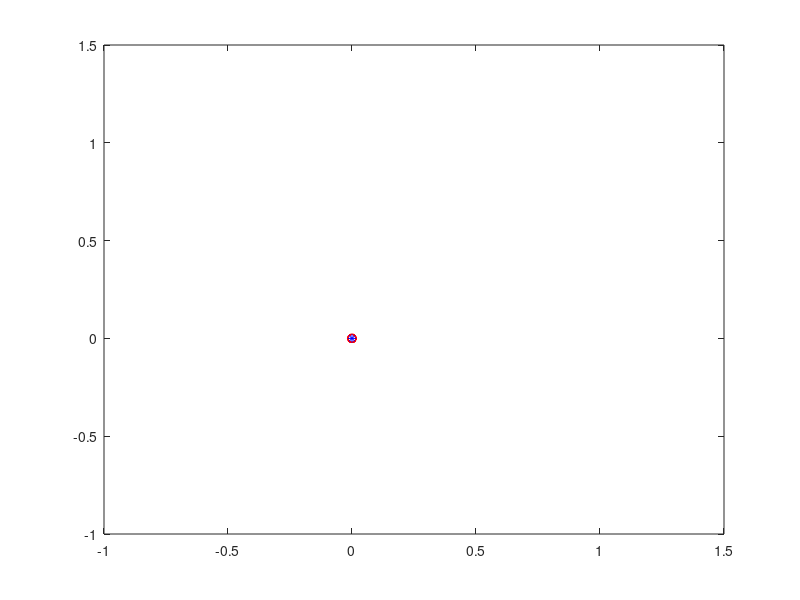

MATLAB code to generate this figure:
TMNH = 10;

enxame = rand(TMNH,2);
velocidade = rand(TMNH,2);
pbest = rand(TMNH,2);
gbest = rand(1,2);
fitness_enxame = zeros(TMNH,1);
fitness_pbest = zeros(TMNH,1);
w = 0.9;


for j=1:50

  for i=1:10
    fitness_enxame(i,1) = enxame(i,1)^2 - 10*cos(2*pi*enxame(i,1)) + enxame(i,2)^2 - 10*cos(2*pi*enxame(i,2));
    fitness_pbest(i,1) = pbest(i,1)^2 - 10*cos(2*pi*pbest(i,1)) + pbest(i,2)^2 - 10*cos(2*pi*pbest(i,2));

    if (fitness_enxame(i,1)<fitness_pbest(i,1))
      pbest(i,:) = enxame(i,:);
    endif
  endfor

  [valor, indice] = min(fitness_pbest);
  fitness_gbest = gbest(1,1)^2 - 10*cos(2*pi*gbest(1,1)) + gbest(1,2)^2 - 10*cos(2*pi*gbest(1,2))

  if (valor < fitness_gbest)
    gbest(1,:) = pbest(indice,:);
  endif

  for i=1:10
   velocidade(i,:) = w*velocidade(i,:) + 2*rand(1,2).*(pbest(i,:)-enxame(i,:)) + 2*rand(1,2).*(gbest(1,:)-enxame(i,:));
  endfor

  for i=1:10
    enxame(i,:) = enxame(i,:) + velocidade(i,:);
  endfor

  
  figure(1); plot(enxame(:,1),enxame(:,2),'ro'); axis([-1,1.5,-1,1.5]);drawnow; hold on;
  figure(1); plot(gbest(:,1),gbest(:,2),'b*'); axis([-1,1.5,-1,1.5]); drawnow; hold off;

  w = w*0.95;

endfor

figure(1); plot(enxame(:,1),enxame(:,2),'ro'); axis([-1,1.5,-1,1.5]); drawnow; hold on;
figure(1); plot(gbest(:,1),gbest(:,2),'b*'); axis([-1,1.5,-1,1.5]); drawnow; hold on;


